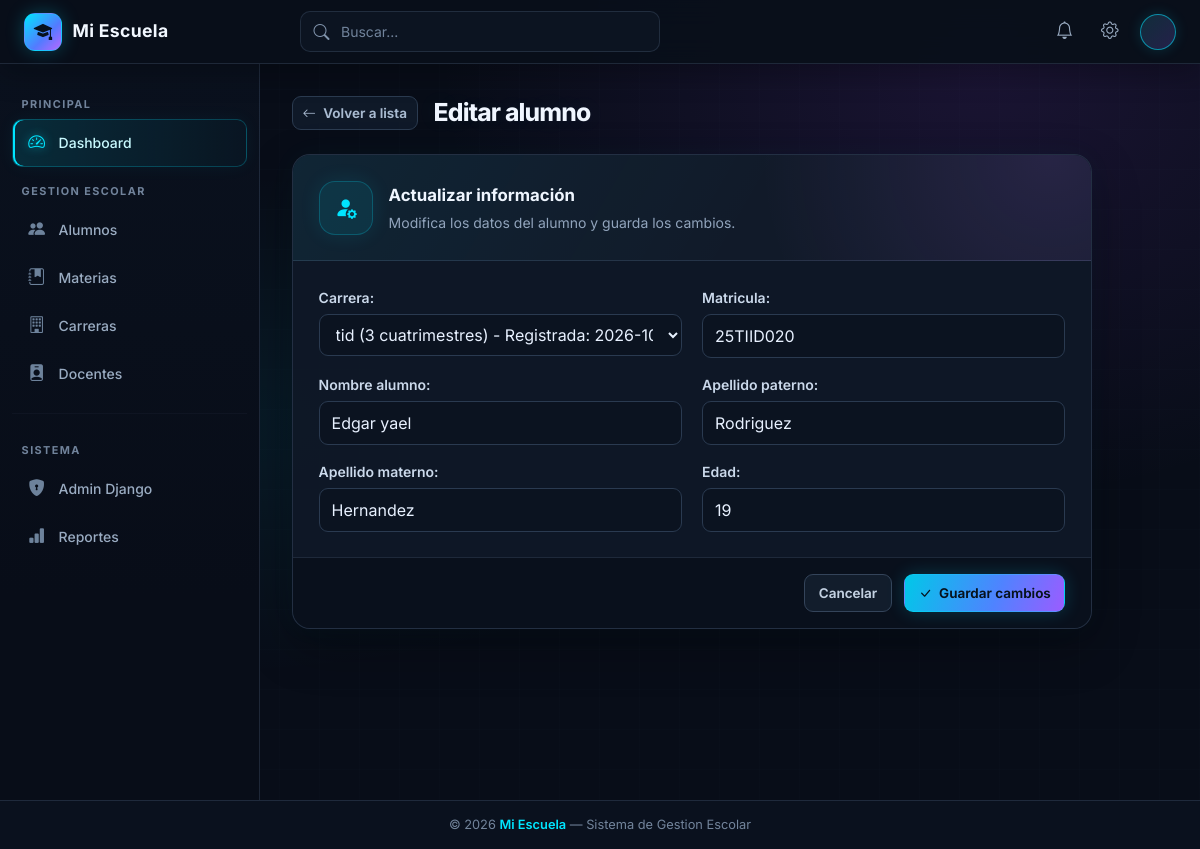
The app's page /alumnos/editar_alumno/4/ with its own data.
### alumnos/models.py (models this page shows, shortened)
class Alumno(models.Model):
    carrera = models.ForeignKey('Carrera', on_delete=models.CASCADE, verbose_name="Carrera")
    matricula = models.CharField(verbose_name="Matricula", max_length=10, unique=True)
    nombre = models.CharField(verbose_name="Nombre alumno", max_length=50)
    apellido_paterno = models.CharField(verbose_name="Apellido paterno", max_length=100)
    apellido_materno = models.CharField(verbose_name="Apellido materno", max_length=100)
    edad = models.IntegerField(verbose_name="Edad")
    fecha_registro = models.DateTimeField(verbose_name="Fecha de registro", auto_now_add=True)

class Carrera(models.Model):
    codigo = models.CharField(verbose_name="Código de la carrera", max_length=10, unique=True)
    nombre = models.CharField(verbose_name="Nombre de la carrera", max_length=100)
    duracion = models.IntegerField(verbose_name="Duración en cuatrimestres")
    fecha_registro = models.DateTimeField(verbose_name="Fecha de registro", auto_now_add=True)
    def __str__(self):
        return f"{self.nombre} ({self.duracion} cuatrimestres) - Registrada: {self.fecha_registro}"

### alumnos/views.py (the view)
# urls.py: path('editar_alumno/<int:id>/', views.editar_alumno, name='editar_alumno'),
def editar_alumno(request, id):
    alumno = Alumno.objects.get(id=id)
    if request.method == 'POST':
        formulario = alumnoForm(request.POST, instance=alumno)
        if formulario.is_valid():
            formulario.save()
            return redirect('lista_alumnos')
    else:
        formulario = alumnoForm(instance=alumno)
    return render(
        request,
        'editar_alumno.html',
        {'formulario': formulario}
    )

### alumnos/forms.py
class alumnoForm(forms.ModelForm):
    class Meta:
        model = Alumno
        fields = ['carrera', 'matricula', 'nombre', 'apellido_paterno', 'apellido_materno','edad']

### alumnos/templates/editar_alumno.html (shortened to what this page needs)
{% extends "base.html" %}
{% block contenido %}
<div class="page-header">
    <a href="{% url 'lista_alumnos' %}" class="btn-back">
        <i class="bi bi-arrow-left"></i> Volver a lista
    </a>
    <h1 class="page-title">Editar alumno</h1>
</div>
<div class="form-card">
    <div class="form-card-header">
        <div class="form-card-icon">
            <i class="bi bi-person-fill-gear"></i>
        </div>
        <div>
            <p class="form-card-title">Actualizar información</p>
            <p class="form-card-subtitle">Modifica los datos del alumno y guarda los cambios.</p>
        </div>
    </div>
    <form method="post">
        <div class="form-card-body">
            {{ formulario.as_p }}
        </div>
        <div class="form-card-footer">
            <a href="{% url 'lista_alumnos' %}" class="btn btn-outline-secondary btn-sm">
                Cancelar
            </a>
            <button type="submit" class="btn-save">
                <i class="bi bi-check-lg"></i> Guardar cambios
            </button>
        </div>
    </form>
</div>
{% endblock %}

### alumnos/static/alumnos/css/base.css (style rules this page uses)
:root { color-scheme: dark; --bg: #080d18; --surface: #101a29; --surface-raised: #152236; --line: rgba(137, 166, 204, 0.17); --text: #e8f1ff; --muted: #91a4bc; --cyan: #00e5ff; --purple: #b967ff; --pink: #ff5277; --sidebar-width: 260px; --navbar-height: 64px; --primary: var(--cyan); --primary-dark: #00b8d4; --sidebar-bg: var(--bg); --sidebar-hover: #111c2c; --sidebar-active: var(--cyan); --text-muted-sidebar: #71839b; --content-bg: var(--bg); }
* { box-sizing: border-box; }
html { min-width: 320px; scroll-behavior: smooth; }
body { display: flex; min-height: 100vh; flex-direction: column; margin: 0; background: radial-gradient(ellipse at 82% 8%, rgba(120, 55, 190, 0.16), transparent 34rem), radial-gradient(ellipse at 15% 50%, rgba(0, 190, 220, 0.08), transparent 38rem), repeating-linear-gradient(0deg, transparent 0, transparent 39px, rgba(103, 148, 190, 0.022) 40px), repeating-linear-gradient(90deg, transparent 0, transparent 39px, rgba(103, 148, 190, 0.022) 40px), var(--bg); color: var(--text); font-family: 'Inter', sans-serif; }
a { color: var(--cyan); }
a, button, input, select, textarea { -webkit-tap-highlight-color: transparent; }
h1, h2, h3, h4, h5, h6 { color: #eff6ff; letter-spacing: -0.025em; }
.btn, .btn-save, .btn-delete, .btn-new-student, .btn-back, .student-action { display: inline-flex; min-height: 38px; align-items: center; justify-content: center; gap: 0.45rem; padding: 0.55rem 0.85rem; border: 1px solid transparent; border-radius: 9px; font: inherit; font-size: 0.84rem; font-weight: 650; line-height: 1.2; text-decoration: none; cursor: pointer; transition: color 0.18s, background 0.18s, border-color 0.18s, box-shadow 0.18s, transform 0.18s; }
.btn-primary, .btn-save, .btn-new-student { border-color: rgba(0, 229, 255, 0.3); background: linear-gradient(110deg, #00c8e8, #4f83ff 58%, #9b5cff); box-shadow: 0 0 18px rgba(0, 213, 255, 0.2); color: #06121d; }
.btn-outline-secondary { border-color: #34445a; background: #121d2c; color: #c2d0e1; }
.btn-back { min-height: 34px; padding: 0.35rem 0.6rem; border-color: #2b3b50; background: rgba(17, 28, 44, 0.8); color: #a9bbd1; }
.page-header { display: flex; align-items: center; gap: 1rem; margin-bottom: 1.5rem; }
.page-title, .students-heading { margin: 0; color: #f0f6ff; font-size: 1.55rem; font-weight: 750; letter-spacing: -0.035em; text-shadow: 0 0 22px rgba(0, 229, 255, 0.08); }
.form-card, .confirm-card, .detail-card, .students-table-card { width: min(100%, 800px); overflow: hidden; border: 1px solid var(--line); border-radius: 18px; background: rgba(15, 24, 39, 0.96); box-shadow: 0 18px 48px rgba(0, 0, 0, 0.3), 0 0 28px rgba(0, 229, 255, 0.035); }
.form-card-header { display: flex; align-items: center; gap: 1rem; padding: 1.6rem; border-bottom: 1px solid var(--line); background: radial-gradient(circle at 95% 0%, rgba(185, 103, 255, 0.13), transparent 38%), linear-gradient(120deg, rgba(0, 229, 255, 0.055), transparent 58%), #111a29; }
.form-card-icon, .confirm-icon { display: grid; width: 54px; height: 54px; flex: 0 0 54px; place-items: center; border: 1px solid rgba(0, 229, 255, 0.22); border-radius: 16px; background: rgba(0, 229, 255, 0.09); box-shadow: 0 0 20px rgba(0, 229, 255, 0.1); color: var(--cyan); font-size: 1.4rem; }
.form-card-title { margin: 0 0 0.25rem; color: #eff6ff; font-size: 1.05rem; font-weight: 700; }
.form-card-subtitle { margin: 0; color: var(--muted); font-size: 0.875rem; }
.form-card-body { display: grid; grid-template-columns: repeat(2, minmax(0, 1fr)); gap: 1rem 1.25rem; padding: 1.6rem; }
.form-card-body p { min-width: 0; margin: 0; }
.form-card-body label { display: block; margin-bottom: 0.4rem; color: #cbd9eb; font-size: 0.875rem; font-weight: 600; }
.form-card-body input:not([type="checkbox"]):not([type="radio"]), .form-card-body select, .form-card-body textarea, .form-control, .form-select { display: block; width: 100%; min-height: 42px; padding: 0.55rem 0.75rem; border: 1px solid #2a3a50; border-radius: 9px; background: #0b1320; color: var(--text); color-scheme: dark; font: inherit; transition: border-color 0.18s, box-shadow 0.18s; }
.form-card-body input::placeholder, .form-control::placeholder, .form-card-body textarea::placeholder { color: #71839b; }
.form-card-footer { display: flex; justify-content: flex-end; gap: 0.75rem; padding: 1rem 1.6rem; border-top: 1px solid var(--line); background: rgba(8, 14, 24, 0.72); }

### records on screen
Alumno: carrera "tid (3 cuatrimestres) - Registrada: 2026-10-23 18:51:20.023715+00:00", matricula "25TIID020", apellido_paterno "Rodriguez", apellido_materno "Hernandez", edad "19"
Carrera: nombre "Edgar yael"
